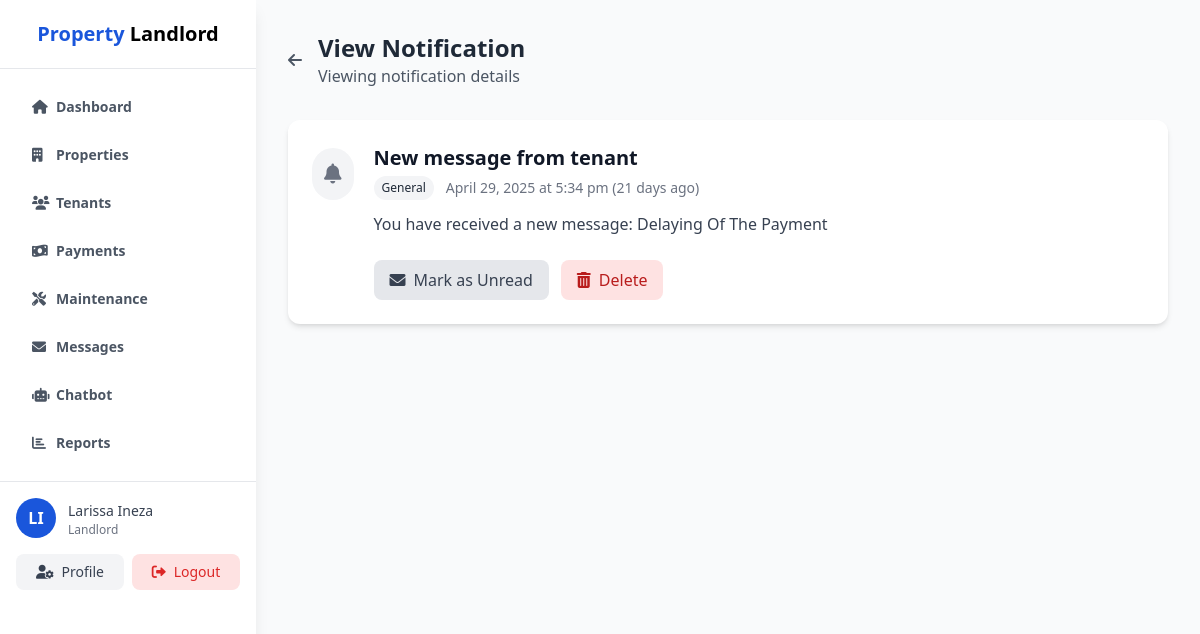
The page /admin/view_notification.php?id=32 (signed in) on the database its author committed.
### tables this page shows
CREATE TABLE IF NOT EXISTS notifications (
    notification_id INT AUTO_INCREMENT PRIMARY KEY,
    user_id INT NOT NULL,
    title VARCHAR(100) NOT NULL,
    message TEXT NOT NULL,
    type ENUM('payment', 'maintenance', 'lease', 'general') NOT NULL,
    is_read BOOLEAN DEFAULT FALSE,
    created_at TIMESTAMP DEFAULT CURRENT_TIMESTAMP,
    FOREIGN KEY (user_id) REFERENCES users(user_id) ON DELETE CASCADE
);

### includes/functions.php (called while the page is built, shortened)
<?php
function timeAgo($datetime) {
    $now = new DateTime();
    $ago = new DateTime($datetime);
    $diff = $now->diff($ago);
    if ($diff->d > 0) {
        return $diff->d . ' day' . ($diff->d > 1 ? 's' : '') . ' ago';
    }
    return 'Just now';
}
?>

### admin/view_notification.php (the view, shortened to what this page needs)
<?php
require_once '../includes/functions.php';
$userId = $_SESSION['user_id'];
$notificationId = (int)$_GET['id'];
$stmt = $pdo->prepare("
    SELECT * FROM notifications
    WHERE notification_id = :notificationId AND user_id = :userId
");
$stmt->execute([
    'notificationId' => $notificationId,
    'userId' => $userId
]);
$notification = $stmt->fetch();
?>
<!DOCTYPE html>
<html lang="en">
<head>
    <script src="https://cdn.tailwindcss.com"></script>
    <link rel="stylesheet" href="https://cdnjs.cloudflare.com/ajax/libs/font-awesome/6.0.0/css/all.min.css">
</head>
<body class="bg-gray-50">
    <?php include 'admin_sidebar.php'; ?>
    <div class="ml-64 p-8">
        <div class="flex items-center mb-8">
            <a href="notifications.php" class="mr-4 text-gray-600 hover:text-gray-900">
                <i class="fas fa-arrow-left"></i>
            </a>
            <div>
                <h2 class="text-2xl font-bold text-gray-800">View Notification</h2>
                <p class="text-gray-600">Viewing notification details</p>
            </div>
        </div>
        <div class="bg-white rounded-xl shadow-md overflow-hidden mb-8">
            <div class="p-6">
                <div class="flex items-start">
                    <div class="flex-shrink-0 pt-1">
                        <?php if ($notification['type'] === 'payment'): ?>
                            <div class="p-3 rounded-full bg-green-100">
                                <i class="fas fa-money-bill-wave text-green-500 text-xl"></i>
                            </div>
                        <?php elseif ($notification['type'] === 'maintenance'): ?>
                            <div class="p-3 rounded-full bg-yellow-100">
                                <i class="fas fa-tools text-yellow-500 text-xl"></i>
                            </div>
                        <?php elseif ($notification['type'] === 'lease'): ?>
                            <div class="p-3 rounded-full bg-blue-100">
                                <i class="fas fa-file-contract text-blue-500 text-xl"></i>
                            </div>
                        <?php else: ?>
                            <div class="p-3 rounded-full bg-gray-100">
                                <i class="fas fa-bell text-gray-500 text-xl"></i>
                            </div>
                        <?php endif; ?>
                    </div>
                    <div class="ml-5 flex-1">
                        <h3 class="text-xl font-semibold text-gray-900"><?php echo htmlspecialchars($notification['title']); ?></h3>
                        <div class="flex items-center mt-1 mb-3">
                            <span class="px-2 py-1 text-xs font-medium rounded-full
                                <?php
                                switch ($notification['type']) {
                                    default:
                                        echo 'bg-gray-100 text-gray-800';
                                        break;
                                }
                                ?>">
                                <?php echo ucfirst($notification['type']); ?>
                            </span>
                            <span class="ml-3 text-sm text-gray-500">
                                <?php echo date('F j, Y \a\t g:i a', strtotime($notification['created_at'])); ?>
                                (<?php echo timeAgo($notification['created_at']); ?>)
                            </span>
                        </div>
                        <div class="text-gray-700 mb-4">
                            <?php echo nl2br(htmlspecialchars($notification['message'])); ?>
                        </div>
                        <div class="flex mt-6">
                            <?php if ($notification['is_read']): ?>
                                <a href="handle_notification.php?id=<?php echo $notification['notification_id']; ?>&action=unread" class="px-4 py-2 bg-gray-200 text-gray-700 rounded-lg hover:bg-gray-300 mr-3">
                                    <i class="fas fa-envelope mr-2"></i>Mark as Unread
                                </a>
                            <?php else: ?>
                                <a href="handle_notification.php?id=<?php echo $notification['notification_id']; ?>&action=read" class="px-4 py-2 bg-blue-100 text-blue-700 rounded-lg hover:bg-blue-200 mr-3">
                                    <i class="fas fa-check mr-2"></i>Mark as Read
                                </a>
                            <?php endif; ?>
                            <a href="handle_notification.php?id=<?php echo $notification['notification_id']; ?>&action=delete" class="px-4 py-2 bg-red-100 text-red-700 rounded-lg hover:bg-red-200" onclick="return confirm('Are you sure you want to delete this notification?')">
                                <i class="fas fa-trash-alt mr-2"></i>Delete
                            </a>
                        </div>
                    </div>
                </div>
            </div>
        </div>
    </div>
</body>
</html>

### rows shown on the page
notifications: title "New message from tenant", type "General", created_at "April 29, 2025 at 5:34 pm", created_at "21 days ago", message "You have received a new message: Delaying Of The Payment"

### other values the page prints
substr($_SESSION['first_name'], 0, 1) "L"
substr($_SESSION['last_name'], 0, 1) "I"
$_SESSION['first_name'] . ' ' . $_SESSION['last_name'] "Larissa Ineza"
$_SESSION['role'] "Landlord"
